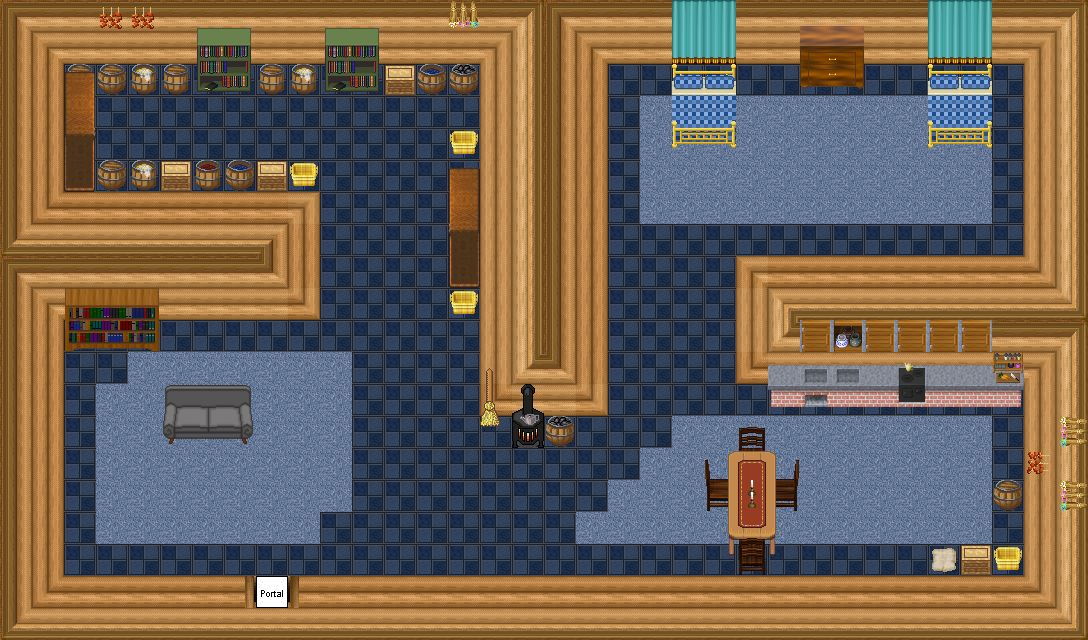

The image is a tile-based game level rendered from a .tmx file. Its description and source (layers, tilesets, objects; grid data summarised) follow:
An orthogonal 34x20 tile map with 32x32 px tiles, 6 tile layers (0_floor, 1_terrain, 2_object, 3_roof, ...), 2 hidden layers not drawn, 20 tilesets.

<map version="1.2" tiledversion="1.3.1" orientation="orthogonal" renderorder="right-down" compressionlevel="0" width="34" height="20" tilewidth="32" tileheight="32" infinite="0" nextlayerid="9" nextobjectid="1">
 <tileset firstgid="1" name="logic/collision" tilewidth="32" tileheight="32" tilecount="1" columns="1">
  <image source="../../tileset/logic/collision.png" width="32" height="32" />
 </tileset>
 <tileset firstgid="2" name="floor_tiles" tilewidth="32" tileheight="32" tilecount="9" columns="3">
  <image source="../../tileset/ground/indoor/floor_tiles.png" width="96" height="96" />
 </tileset>
 <tileset firstgid="11" name="logic/portal" tilewidth="32" tileheight="32" tilecount="24" columns="8">
  <image source="../../tileset/logic/portal.png" width="256" height="96" />
 </tileset>
 <tileset firstgid="35" name="wooden_with_candles" tilewidth="32" tileheight="32" tilecount="12" columns="3">
  <image source="../../tileset/furniture/table/wooden_with_candles.png" width="96" height="128" />
 </tileset>
 <tileset firstgid="47" name="wooden_rustic" tilewidth="32" tileheight="32" tilecount="8" columns="4">
  <image source="../../tileset/furniture/chair/wooden_rustic.png" width="128" height="64" />
 </tileset>
 <tileset firstgid="55" name="sofa_grey" tilewidth="32" tileheight="32" tilecount="6" columns="3">
  <image source="../../tileset/furniture/chair/sofa_grey.png" width="96" height="64" />
 </tileset>
 <tileset firstgid="61" name="bb_dk_blue" tilewidth="32" tileheight="32" tilecount="8" columns="2">
  <image source="../../tileset/furniture/bed/bb_dk_blue.png" width="64" height="128" />
 </tileset>
 <tileset firstgid="69" name="lt_blue_drapes" tilewidth="32" tileheight="32" tilecount="9" columns="3">
  <image source="../../tileset/furniture/curtain/lt_blue_drapes.png" width="96" height="96" />
 </tileset>
 <tileset firstgid="78" name="cabinets" tilewidth="32" tileheight="32" tilecount="44" columns="4">
  <image source="../../tileset/furniture/kitchen/cabinets.png" width="128" height="352" />
 </tileset>
 <tileset firstgid="122" name="warmer" tilewidth="32" tileheight="32" tilecount="2" columns="1">
  <image source="../../tileset/furniture/kitchen/warmer.png" width="32" height="64" />
 </tileset>
 <tileset firstgid="124" name="drawer_without_runner" tilewidth="32" tileheight="32" tilecount="6" columns="2">
  <image source="../../tileset/furniture/other/drawer_without_runner.png" width="64" height="96" />
 </tileset>
 <tileset firstgid="130" name="green_bookshelf" tilewidth="32" tileheight="32" tilecount="6" columns="2">
  <image source="../../tileset/furniture/shelve/green_bookshelf.png" width="64" height="96" />
 </tileset>
 <tileset firstgid="136" name="wardrobe_lateral" tilewidth="32" tileheight="32" tilecount="8" columns="2">
  <image source="../../tileset/furniture/shelve/wardrobe_lateral.png" width="64" height="128" />
 </tileset>
 <tileset firstgid="144" name="dark_bookshelf_2" tilewidth="32" tileheight="32" tilecount="6" columns="3">
  <image source="../../tileset/furniture/shelve/dark_bookshelf_2.png" width="96" height="64" />
 </tileset>
 <tileset firstgid="150" name="brush" tilewidth="32" tileheight="32" tilecount="3" columns="1">
  <image source="../../tileset/item/brush.png" width="32" height="96" />
 </tileset>
 <tileset firstgid="153" name="bazaar_produce" tilewidth="32" tileheight="32" tilecount="4" columns="2">
  <image source="../../tileset/item/bazaar_produce.png" width="64" height="64" />
 </tileset>
 <tileset firstgid="157" name="barrels_1" tilewidth="32" tileheight="32" tilecount="8" columns="4">
  <image source="../../tileset/item/pot/barrels_1.png" width="128" height="64" />
 </tileset>
 <tileset firstgid="165" name="box" tilewidth="32" tileheight="32" tilecount="1" columns="1">
  <image source="../../tileset/item/pot/box.png" width="32" height="32" />
 </tileset>
 <tileset firstgid="166" name="int_plazy" tilewidth="32" tileheight="32" tilecount="27" columns="3">
  <image source="../../tileset/pol/waly/int_plazy.png" width="96" height="288" />
 </tileset>
 <tileset firstgid="193" name="door_drewno_int" tilewidth="32" tileheight="32" tilecount="15" columns="5">
  <image source="../../tileset/pol/domki/drzwi/door_drewno_int.png" width="160" height="96" />
 </tileset>
 <layer id="1" name="0_floor" width="34" height="20">
  <data>[680 cells, 680 non-empty, 2 distinct tile ids]</data>
 </layer>
 <layer id="2" name="1_terrain" width="34" height="20">
  <data>[680 cells, 335 non-empty, 37 distinct tile ids]</data>
 </layer>
 <layer id="3" name="2_object" width="34" height="20">
  <data>[680 cells, 106 non-empty, 68 distinct tile ids]</data>
 </layer>
 <layer id="4" name="3_roof" width="34" height="20">
  <data>[680 cells, 5 non-empty, 5 distinct tile ids]</data>
 </layer>
 <layer id="5" name="4_roof_add" width="34" height="20">
  <data>[680 cells, 2 non-empty, 2 distinct tile ids]</data>
 </layer>
 <layer id="6" name="objects" width="34" height="20">
  <data>[680 cells, 1 non-empty, 1 distinct tile ids]</data>
 </layer>
 <layer id="7" name="collision" width="34" height="20" visible="0" opacity="0.52">
  <data>[680 cells, 375 non-empty, 1 distinct tile ids]</data>
 </layer>
 <layer id="8" name="protection" width="34" height="20" visible="0" opacity="0.2">
  <data>[680 cells, 0 non-empty, 0 distinct tile ids]</data>
 </layer>
</map>
